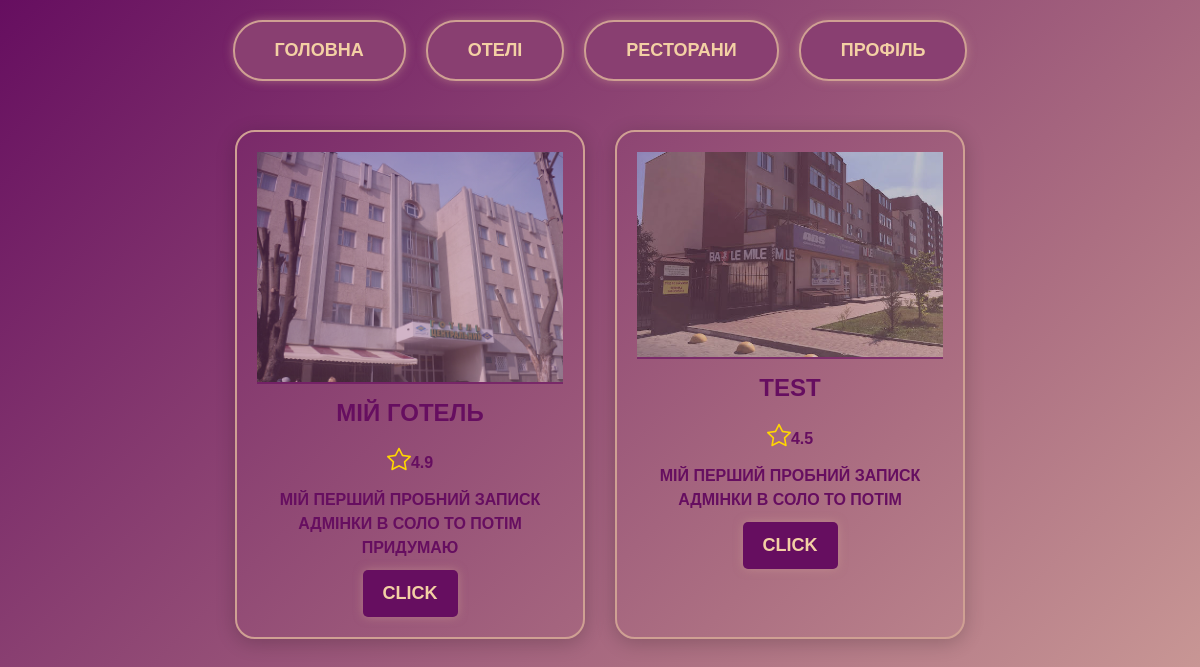
Screenshot of /hotels/ with the database file from the repository.
### hotels/models.py (models this page shows, shortened)
class Hotel(models.Model):
    name = models.CharField(max_length=100)
    image = models.ImageField(upload_to='', blank=True, null=True)
    description = models.TextField(max_length=500)
    rating = models.DecimalField(max_digits=5, decimal_places=1, default=0.0)
    address = models.CharField(max_length=200, default='Unknown address')  # Переконайтесь, що це поле існує
    phone_number = models.CharField(max_length=20)

### hotels/views.py (the view)
# urls.py: path('hotels/', include('hotels.urls')),
def hotels(request):
    hotels= Hotel.objects.all()
    return render(request, 'hotels/hotels.html', {'hotels': hotels})

### hotels/templates/hotels/hotels.html (shortened to what this page needs)
{% extends 'main/index.html' %}
{% block content %}
<div class="hotels-list">
    {% for hotel in hotels %}
        <div class="hotel-card btn">
            {% if hotel.image %}
                <div class="hotel-image-container">
                    <img src="{{ hotel.image.url }}" alt="{{ hotel.name }}" class="hotel-image">
                </div>
            {% endif %}
            <h2>{{ hotel.name }}</h2>
            <p><i class="bi bi-star" style="color: gold; font-size: 1.5rem;"></i>{{ hotel.rating }}</p>
            <p>{{ hotel.description }}</p>
            <a href="{% url 'din' hotel.id %}" class="btn btn-danger">Click</a>
        </div>
    {% endfor %}
</div>
{% endblock %}

### main/static/main/css/style.css (style rules this page uses)
body, html { margin: 0; padding: 0; height: 100%; width: 100%; font-family: 'Arial', sans-serif; background: #660e60; color: #f3d0a4; }
.btn { padding: 15px 40px; font-size: 18px; color: #f3d0a4; background: #893f71; border: 2px solid #cfa093; border-radius: 30px; text-transform: uppercase; font-weight: bold; transition: all 0.3s ease-in-out; box-shadow: 0 0 10px rgba(207, 160, 147, 0.5); text-decoration: none; }
.hotels-list { display: flex; flex-wrap: wrap; justify-content: center; gap: 30px; padding: 50px 20px; margin-top: 80px; }
.hotel-card { background: transparent; color: #660e60; border-radius: 20px; overflow: hidden; width: 100%; max-width: 350px; padding: 20px; box-shadow: 0 4px 20px rgba(0, 0, 0, 0.2); transition: transform 0.3s ease, box-shadow 0.3s ease, background 0.3s ease; text-align: center; }
.hotel-card img { width: 100%; height: auto; border-bottom: 2px solid #660e60; opacity: 0.6; transition: opacity 0.3s ease; }
.hotel-card h2 { font-size: 1.5rem; margin: 15px 0; font-weight: bold; }
.hotel-card p { font-size: 1rem; margin: 10px 0; }
.hotel-card .btn-danger { background: #660e60; color: #f3d0a4; border: none; padding: 10px 20px; border-radius: 5px; transition: background 0.3s ease; }

### rows the page displays
Hotel: image (picture), name "МІЙ ГОТЕЛЬ", rating "4.9", description "МІЙ ПЕРШИЙ ПРОБНИЙ ЗАПИСК АДМІНКИ В СОЛО ТО ПОТІМ ПРИДУМАЮ"
Hotel: image (picture), name "TEST", rating "4.5", description "МІЙ ПЕРШИЙ ПРОБНИЙ ЗАПИСК АДМІНКИ В СОЛО ТО ПОТІМ"
